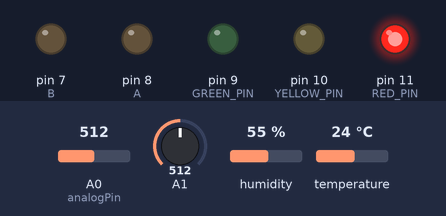
Bench run of a sketch on a simulated Arduino Uno, built with avr-gcc and run on an emulated ATmega328P. On the bench: output pins drawn as LEDs (lit = HIGH). Inputs (shaded band) come from the test bench; at power-on: A0 (analogPin) = 512, A1 = 512, humidity 55 %, temperature 24 °C. What the sketch prints to the serial monitor is not drawn.

Above: at 0.1 s.
Timing chart, 0 to 1.6 s (numbered marks = the images above):
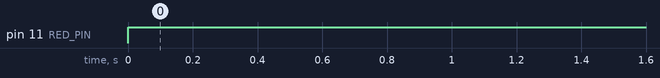

Measured:
- by itself, pin 11 (RED_PIN): LOW → HIGH at 0.00 s

The sketch:

smartdaepa.ino
```cpp
#include <DHT11.h>

int analogPin = A0;  // 조도센서가 연결된 아날로그 핀
const int GREEN_PIN = 9;  //GREEN LED와 디지털 10 핀 연결
const int YELLOW_PIN = 10;    //BLUE LED와 디지털 9 핀 연결
const int RED_PIN = 11;    //RED LED와 디지털 11 핀 연결
const int A = 8;  // A를 연결한 디지털 핀
const int B = 7;   // B를 연결한 디지털 핀

int pin = 2;
DHT11 dht11(pin);

void setup() {
  Serial.begin(9600);
  pinMode(RED_PIN, OUTPUT);    //11번 핀을 출력으로 설정
  pinMode(GREEN_PIN, OUTPUT);  //10번 핀을 출력으로 설정
  pinMode(YELLOW_PIN, OUTPUT);   //9번 핀을 출력으로 설정
  pinMode(A, OUTPUT);  // A를 출력 핀으로 설정
  pinMode(B, OUTPUT);  // B를 출력 핀으로 설정
}

void jodo() {
    int sensorValue = analogRead(analogPin);

    Serial.print("jodo ");
    Serial.print(sensorValue);

    // 여기에서 조도센서 값을 기반으로 LED를 제어
    if (sensorValue < 300) { // 겨울이라 실내가 어두움으로 값을 크게 줌
      digitalWrite(RED_PIN, LOW);  // 밝을 때 LED를 끔
      digitalWrite(YELLOW_PIN, LOW);
      digitalWrite(GREEN_PIN, HIGH);
    } else if (sensorValue < 500) {
      digitalWrite(RED_PIN, LOW);  // 밝을 때 LED를 끔
      digitalWrite(YELLOW_PIN, HIGH);
      digitalWrite(GREEN_PIN, LOW);
    } else {
      digitalWrite(RED_PIN, HIGH);  // 밝을 때 LED를 끔
      digitalWrite(YELLOW_PIN, LOW);
      digitalWrite(GREEN_PIN, LOW);
    }
  }


void soil_moisture() {
  int Soil_moisture = analogRead(A1); // 아날로그 핀에서 값 가져오기
  int humi = map(Soil_moisture, 0, 1023, 100, 0); // 아날로그 값을 퍼센트로 매핑

  Serial.print(" soil_moisture ");
  Serial.println(humi);

  if(humi < 40){
    digitalWrite(A, HIGH);  // 정방향으로 모터 회전
    delay(5000);  // 5초동안 상태 유지
  }

  digitalWrite(A, LOW);  // 모터 정지
}

void ondo() {
  float temp, humi;
  dht11.read(humi, temp);
  Serial.print(" ondo ");
  Serial.print(temp);
  Serial.print(" ");
  Serial.print(humi);

}

void loop() {

  jodo();
  ondo();
  soil_moisture();
  delay(100000);
}
```
